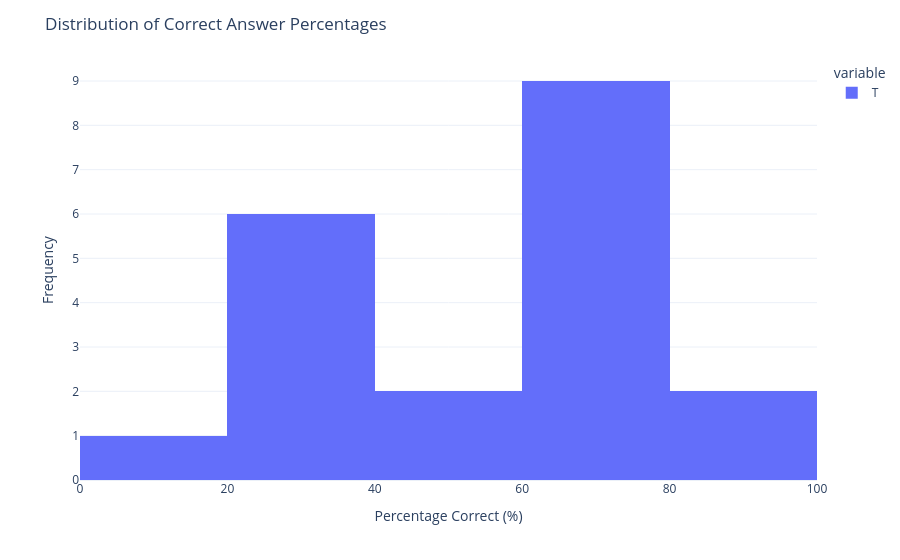

Notebook source saved alongside this figure:
### Code cell
d = []
for col in cols_gabarito:
    counts = df[col].value_counts().to_dict()
    d.append(counts)

d2 = pd.DataFrame(d, index=cols_gabarito).fillna(0).astype(int) / len(df) * 100
d2.columns = ["T", "F"]

fig_correct = d2["T"].hist()
fig_correct.update_layout(title="Distribution of Correct Answer Percentages", xaxis_title="Percentage Correct (%)", yaxis_title="Frequency")
fig_correct.show()

# Save the figure
fig_correct.write_html(images_path / "02_diff_correct_answers_distribution.html")
fig_correct.write_image(images_path / "02_diff_correct_answers_distribution.png", width=800, height=500, scale=3)
print(f"Saved: 02_diff_correct_answers_distribution.html and .png")

### Figure 1 — Plotly figure (JSON) as saved in the notebook; plotly's stock layout.template omitted (floating-point values rounded to 4 significant figures)
{"data": [{"alignmentgroup": "True", "bingroup": "x", "hovertemplate": "variable=T<br>value=%{x}<br>count=%{y}<extra></extra>", "legendgroup": "T", "marker": {"color": "#636efa", "pattern": {"shape": ""}}, "name": "T", "offsetgroup": "T", "orientation": "v", "showlegend": true, "type": "histogram", "x": [53.19, 39.72, 70.92, 75.18, 32.62, 17.73, 32.62, 63.12, 68.79, 89.36, 60.28, 46.1, 72.34, 72.34, 35.46, 24.11, 24.11, 65.96, 68.09, 91.49], "xaxis": "x", "yaxis": "y"}], "layout": {"barmode": "relative", "legend": {"title": {"text": "variable"}, "tracegroupgap": 0}, "margin": {"t": 60}, "title": {"text": "Distribution of Correct Answer Percentages"}, "xaxis": {"anchor": "y", "domain": [0, 1], "title": {"text": "Percentage Correct (%)"}}, "yaxis": {"anchor": "x", "domain": [0, 1], "title": {"text": "Frequency"}}}}
